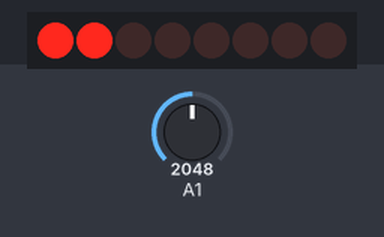
Bench run of a sketch on a simulated Particle Photon. Shown: 8 shift-register outputs drawn as a row of LEDs (first output left, lit = HIGH). Inputs (shaded band) come from the test bench; at power-on: A1 = 2048.

Above: at 0.5 s.
At 6.2 s:
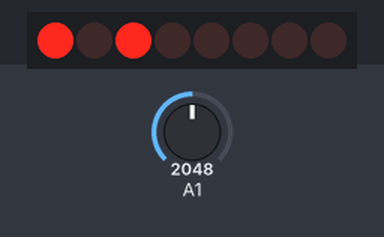
Timing chart, 0 to 14.7 s (numbered marks = the images above):
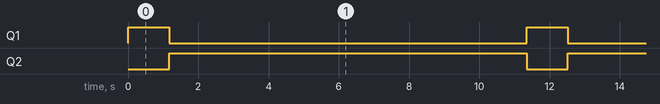

The sketch:

Node_Sensor_Drivers.ino
```cpp
/*
 * Project Node_Sensor_Drivers
 * Description: Driver code for sensors on each node
 * Author: Gilbert Barr
 * Date: 9/13/19
 */


//#define MYDEBUG //debug code enable

#include "SHT15.h"
#include "TE215.h"

#define TickRate 10000

SHT15 sensor0_1(D1, D0);
TE215 sensor2(A1);

double tempF, tempC, humidityLinear, humidityTrue, GMoisturePercentage;

void setup() {

  //add some wifi for later if on Argon
  #if PLATFORM_ID == PLATFORM_ARGON
  WiFi.setCredentials("MASTER_LAPTOP", "passwrd100");
  WiFi.setCredentials("IEEE-THERMALTAK 4824", "3250eJ+9");
  WiFi.setCredentials("Super G", "passwrd100");
  #endif

  // register functions/variables with cloud
  // sensor0_1.cloudRegister();
  Particle.variable("TempF", tempF);
  Particle.variable("TempC", tempC);
  Particle.variable("HumidityL", humidityLinear);
  Particle.variable("HumidityT", humidityTrue);
  Particle.variable("GMoistureP", GMoisturePercentage);

#ifdef MYDEBUG
  // Debug Setup Code Start
  Serial.begin(9600);
  while(!Serial.isConnected()) Particle.process();
  Serial.println("Debug Begin");
  // Debug Setup Code End
#endif

}

void loop() {

  sensor0_1.Tick();
  tempF = sensor0_1.getTemperatureF();
  tempC = sensor0_1.getTemperatureC();
  humidityLinear = sensor0_1.getHumidityLinear();
  humidityTrue = sensor0_1.getHumidityTrue();
  sensor2.tick();
  GMoisturePercentage = sensor2.getGMoisture();

#ifdef MYDEBUG
  Serial.print("Variable tempF: ");
  Serial.print(tempF);
  Serial.print(" Variable tempC: ");
  Serial.println(tempC);
  sensor0_1.printVariables();
#endif

  delay(TickRate);
}
```

Node_Sensor_Drivers.cpp
```cpp
/******************************************************/
//       THIS IS A GENERATED FILE - DO NOT EDIT       //
/******************************************************/

#include "application.h"
#line 1 "d:/Gilbert/Offline_Projects/CSCI_150FA19_Sensor_Network/CSCI_150_Hardware/Node_Sensor_Drivers/src/Node_Sensor_Drivers.ino"
/*
 * Project Node_Sensor_Drivers
 * Description: Driver code for sensors on each node
 * Author: Gilbert Barr
 * Date: 9/13/19
 */


//#define MYDEBUG //debug code enable

#include "SHT15.h"
#include "TE215.h"

void setup();
void loop();
#line 14 "d:/Gilbert/Offline_Projects/CSCI_150FA19_Sensor_Network/CSCI_150_Hardware/Node_Sensor_Drivers/src/Node_Sensor_Drivers.ino"
#define TickRate 10000

SHT15 sensor0_1(D1, D0);
TE215 sensor2(A1);

double tempF, tempC, humidityLinear, humidityTrue, GMoisturePercentage;

void setup() {

  //add some wifi for later if on Argon
  #if PLATFORM_ID == PLATFORM_ARGON
  WiFi.setCredentials("MASTER_LAPTOP", "passwrd100");
  WiFi.setCredentials("IEEE-THERMALTAK 4824", "3250eJ+9");
  WiFi.setCredentials("Super G", "passwrd100");
  #endif

  // register functions/variables with cloud
  // sensor0_1.cloudRegister();
  Particle.variable("TempF", tempF);
  Particle.variable("TempC", tempC);
  Particle.variable("HumidityL", humidityLinear);
  Particle.variable("HumidityT", humidityTrue);
  Particle.variable("GMoistureP", GMoisturePercentage);

#ifdef MYDEBUG
  // Debug Setup Code Start
  Serial.begin(9600);
  while(!Serial.isConnected()) Particle.process();
  Serial.println("Debug Begin");
  // Debug Setup Code End
#endif

}

void loop() {

  sensor0_1.Tick();
  tempF = sensor0_1.getTemperatureF();
  tempC = sensor0_1.getTemperatureC();
  humidityLinear = sensor0_1.getHumidityLinear();
  humidityTrue = sensor0_1.getHumidityTrue();
  sensor2.tick();
  GMoisturePercentage = sensor2.getGMoisture();

#ifdef MYDEBUG
  Serial.print("Variable tempF: ");
  Serial.print(tempF);
  Serial.print(" Variable tempC: ");
  Serial.println(tempC);
  sensor0_1.printVariables();
#endif

  delay(TickRate);
}
```

SHT15.cpp
```cpp
#include "SHT15.h"

SHT15::SHT15 (int dataPin, int clockPin) {
  _dataPin = dataPin;
  _clockPin = clockPin;
  pinMode(_dataPin, OUTPUT);
  pinMode(_clockPin, OUTPUT);
  digitalWrite(_dataPin,HIGH);		//dataPin = 1
  digitalWrite(_clockPin,LOW);		//clkPin  = 0
}

//cloud doesnt support returning doubles from functions. so dumb
/*
void SHT15::cloudRegister(){
  // Example registering class method
  // Particle.function("brew", &CoffeeMaker::brew, this);
  Particle.function("getTempF", &SHT15::getTemperatureF, this);
  Particle.function("getTempC", &SHT15::getTemperatureC, this);
}
*/

#ifdef MYDEBUG
//Start Debug Functions
// ensure that serial port is setup
void SHT15::printVariables(){
  Serial.print("Variable _rawDataT: ");
  Serial.print(_rawDataT);
  Serial.print(" Variable _rawDataH: ");
  Serial.println(_rawDataH);
}
//End Debug Functions
#endif

// current temperature in degrees Fahrenheit
double SHT15::getTemperatureF() {
  _tempuratureF = ((double) _rawDataT * 0.018) - 39.4;
  return _tempuratureF;
}

// current temperature in degrees C
double SHT15::getTemperatureC() {
  _tempuratureC = ((double) _rawDataT * 0.01) - 39.65;
  return _tempuratureC;
}

//get linear humidity reading
double SHT15::getHumidityLinear(){
  //expecting 12 bit humidity reading
  _humdityLinear =  -2.0468 + 0.0367 * _rawDataH + -1.5955E-6 * pow(_rawDataH,2.0);
  return _humdityLinear;
}

//get true humidity reading // needs linear reading first
double SHT15::getHumidityTrue(){
  //expecting 12 bit humidity reading
  getHumidityLinear();
  _humdityTrue = (_tempuratureC-25.0) * (0.01 + 0.00008 * _rawDataH) + _humdityLinear;
  return _humdityTrue;
}

void SHT15::Tick(){
  //read temp sensor
  _readDataRaw(0);
  delay(1000);
  //read humidity sensor
  _readDataRaw(1);
}


// get unprocessed Sensor reading from SHT
void SHT15::_readDataRaw(bool sensor) {
  // 0 = tempurature; 1 = humidity
  int cmd = sensor ? _getHumidityCmd : _getTempCmd;

  #ifdef MYDEBUG
  Serial.printlnf("_readDataRaw cmd: %u", cmd);
  #endif

  _sendCommandSHT(cmd);
  _waitForResultSHT();
  _getData16SHT(sensor);
  _skipCrcSHT();
}

// Start SHT Transmission sequence
// Then send Command byte
// then wait for sensor acknowledge
void SHT15::_sendCommandSHT(uint8_t cmd) {

  bool ACK;
  // Transmission Start sequence
  pinMode(_dataPin, OUTPUT);
  pinMode(_clockPin, OUTPUT);
  digitalWrite(_dataPin, HIGH);
  digitalWrite(_clockPin, HIGH);
  digitalWrite(_dataPin, LOW);
  digitalWrite(_clockPin, LOW);
  digitalWrite(_clockPin, HIGH);
  digitalWrite(_dataPin, HIGH);
  digitalWrite(_clockPin, LOW);

  // shift out 8 bit cmd
  shiftOut(_dataPin, _clockPin, MSBFIRST, cmd);

  // Verify we get the correct ack
  digitalWrite(_clockPin, HIGH);
  pinMode(_dataPin, INPUT);
  ACK = digitalRead(_dataPin);
  if (ACK != LOW) {
    // send error message

    #ifdef MYDEBUG
    Serial.printlnf("_sendCommandSHT ACK 0 error");
    #endif

  }
  digitalWrite(_clockPin, LOW);
  ACK = digitalRead(_dataPin);
  if (ACK != HIGH) {
    // send error message here too

    #ifdef MYDEBUG
    Serial.printlnf("_sendCommandSHT ACK 1 error");
    #endif
  }
}

// poll data pin for SHT to begin data Transmission
void SHT15::_waitForResultSHT() {

  bool ACK;
  pinMode(_dataPin, INPUT);
  // poll data pin for sensor to pull low
  for (int i = 0; i < 100; i++) {
    delay(10);
    ACK = digitalRead(_dataPin);
    if (ACK == LOW) {
      break;
    }
  }

  if (ACK == HIGH) {
    // error out here
    #ifdef MYDEBUG
    Serial.printlnf("_waitForResultSHT error");
    #endif
  }
}

// recives SHT data while sending acknowledge signals
void SHT15::_getData16SHT(bool sensor) {
  // 0 = tempurature; 1 = humidity
  uint16_t *_rawData = sensor ? &_rawDataH : &_rawDataT;
  // get the MSB
  pinMode(_dataPin, INPUT);
  pinMode(_clockPin, OUTPUT);
  *_rawData = _dataShiftIn(8);

  #ifdef MYDEBUG
  Serial.printlnf("*_rawData MSB Contents: %i", *_rawData);
  #endif

  *_rawData *= 256; // shift msb over for later

  #ifdef MYDEBUG
  Serial.printlnf("*_rawData MSB Shifted Contents: %i", *_rawData);
  #endif

  // send ACK
  pinMode(_dataPin, OUTPUT);
  digitalWrite(_dataPin, HIGH);
  digitalWrite(_dataPin, LOW);
  digitalWrite(_clockPin, HIGH);
  digitalWrite(_clockPin, LOW);

  // get the LSB and OR it
  pinMode(_dataPin, INPUT);
  *_rawData |= _dataShiftIn(8);

  #ifdef MYDEBUG
  Serial.printlnf("*_rawData Contents: %i", *_rawData);
  #endif
}

// ends SHT Transmission without sending CRC
void SHT15::_skipCrcSHT() {
  pinMode(_dataPin, OUTPUT);
  pinMode(_clockPin, OUTPUT);

  digitalWrite(_dataPin, HIGH);
  digitalWrite(_clockPin, HIGH);
  digitalWrite(_clockPin, LOW);
}

// custom shiftin function for SHT
uint32_t SHT15::_dataShiftIn(uint8_t numBits) {
  uint32_t bitval = 0;

  for (uint8_t i = 0; i < numBits; i++) {
    digitalWrite(_clockPin, HIGH);
    delay(10);
    // shift over bitval while ANDing new reading
    bitval = (bitval << 1) + digitalRead(_dataPin);
    digitalWrite(_clockPin, LOW);
  }

  return (bitval);
}
```

SHT15.h
```cpp
#include "Particle.h"
#include "math.h"
// SHT15 sensor file

class SHT15 {
public:
  SHT15(int dataPin, int clockPin);
  double getTemperatureF();
  double getTemperatureC();
  double getHumidityLinear();
  double getHumidityTrue();
  //void cloudRegister();
  void Tick();

  #ifdef MYDEBUG
  void printVariables();
  #endif

private:
  uint8_t _clockPin;
  uint8_t _dataPin;
  uint16_t _rawDataT;
  uint16_t _rawDataH;
  double _tempuratureF;
  double _tempuratureC;
  double _humdityLinear;
  double _humdityTrue;
  uint8_t _getTempCmd = 0b00000011;
  uint8_t _getHumidityCmd = 0b00000101;
  void _readDataRaw(bool sensor);
  void _sendCommandSHT(uint8_t cmd);
  void _waitForResultSHT();
  void _getData16SHT(bool sensor);
  void _skipCrcSHT();
  uint32_t _dataShiftIn(uint8_t numBits);
};
```

TE215.cpp
```cpp
#include "TE215.h"

TE215::TE215(uint8_t analogPin) {
    _analogPin = analogPin;
}

//TE215 with digital pin constructor
TE215::TE215(uint8_t analogPin, uint8_t digitalPin) {
    _analogPin = analogPin;
    _digitalPin = digitalPin;
    pinMode(_digitalPin,INPUT);
    _digitalFeature = true;
}


void TE215::tick(){
    _raw = analogRead(_analogPin);

    if(_digitalFeature){
        _wet = digitalRead(_digitalPin);
    }
}

bool TE215::isWet(){
    return _wet;
}

double TE215::getGMoisture(){
    _GMoisturePercentage = map(_raw, gLow, gHigh, 0, 100);
    return _GMoisturePercentage;
    //return _raw;
}
```

TE215.h
```cpp
// TE215 sensor class
#include "Particle.h"

//still trying to see if these are proper values
#define gLow 4096
#define gHigh 1400

class TE215 {
 public:

  TE215 (uint8_t analogRPin);
  // if we want to use digital feature of sensor
  TE215(uint8_t analogPin, uint8_t digitalPin);
  double getGMoisture();
  bool isWet();
  void tick();

 private:
  uint8_t _analogPin;
  uint8_t _digitalPin;
  bool    _digitalFeature = false;
  bool    _wet; //is the ground wet or not
  int32_t _raw;
  int32_t _GMoisturePercentage;
};
```

Measured:
- by itself, Q1: alternates HIGH for 1.2 s and LOW for 10.2 s
- by itself, Q2: alternates HIGH for 10.2 s and LOW for 1.2 s
